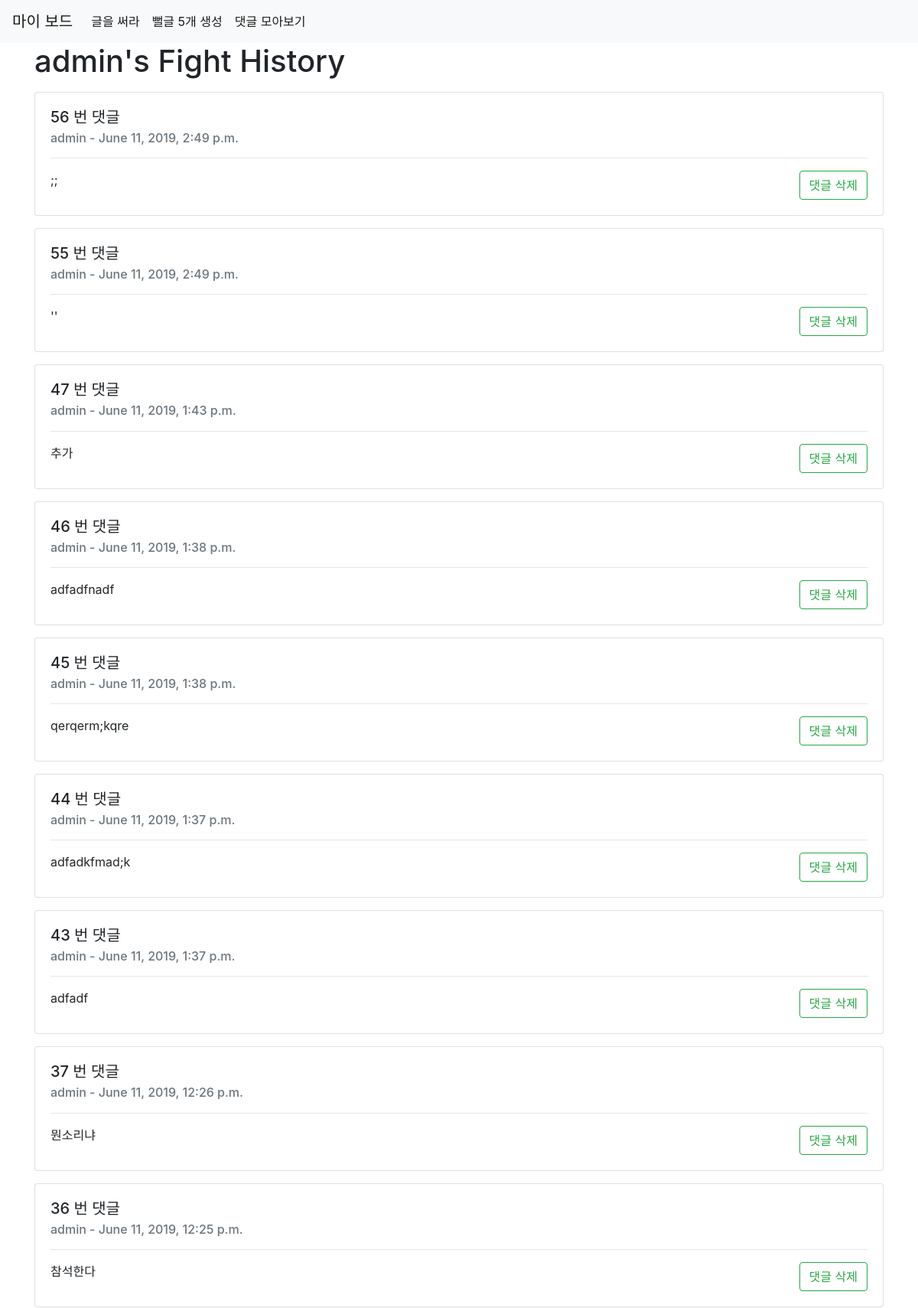
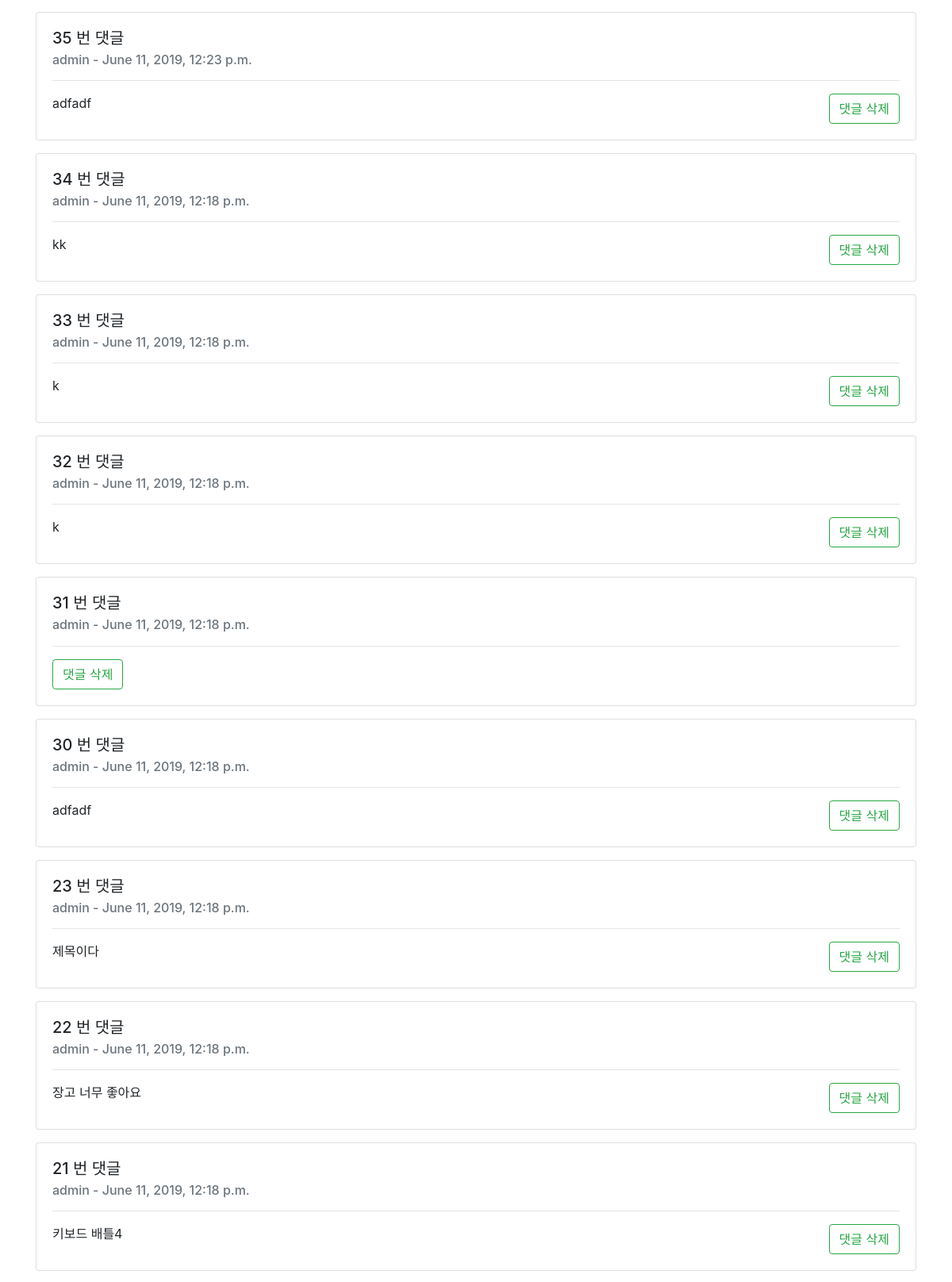
/articles/comment_all (signed in, upper part), run on the app's committed database (2 pictures, top to bottom).
### articles/models.py (models this page shows)
class Comment(models.Model):
    date = models.DateTimeField()   # 날짜
    content = models.TextField()  # 댓글
    article = models.ForeignKey(Article, on_delete=models.CASCADE)  # Article  Foreign Key
    user = models.ForeignKey(User, on_delete=models.CASCADE)  # User Foreign key

### articles/views.py (the view)
# urls.py: path('comment_all', views.comment_all, name='comment_all'),
def comment_all(request):
    context = {
    }
    return render(request, 'articles/comment_all.html', context)

### articles/templates/articles/comment_all.html (shortened to what this page needs)
{% extends 'articles/base.html' %}
{% block body %}
<h1>{{user}}'s Fight History</h1>
{% for comment in user.comment_set.all reversed %}
<div class="card my-3">
    <div class="card-body">
        <h5 class="card-title">{{comment.id}} 번 댓글</h5>
        <h6 class="card-subtitle mb-2 text-muted">{{comment.user}} - {{comment.date}}</h6>
        <hr>
        <p class="card-text d-flex justify-content-between">
            {{comment.content}}
            <a href="{% url 'articles:delete_comment' comment.article_id comment.id %}"
               class="btn btn-outline-success">댓글 삭제</a>
        </p>
    </div>
</div>
{% endfor %}
{% endblock %}

### data on the page
Comment: id "56", user "admin", date "June 11, 2019, 2:49 p.m.", content ";;"
Comment: id "55", user "admin", date "June 11, 2019, 2:49 p.m.", content "''"
Comment: id "47", user "admin", date "June 11, 2019, 1:43 p.m.", content "추가"
Comment: id "46", user "admin", date "June 11, 2019, 1:38 p.m.", content "adfadfnadf"
Comment: id "45", user "admin", date "June 11, 2019, 1:38 p.m.", content "qerqerm;kqre"
Comment: id "44", user "admin", date "June 11, 2019, 1:37 p.m.", content "adfadkfmad;k"
Comment: id "43", user "admin", date "June 11, 2019, 1:37 p.m.", content "adfadf"
Comment: id "37", user "admin", date "June 11, 2019, 12:26 p.m.", content "뭔소리냐"
Comment: id "36", user "admin", date "June 11, 2019, 12:25 p.m.", content "참석한다"
Comment: id "35", user "admin", date "June 11, 2019, 12:23 p.m.", content "adfadf"
Comment: id "34", user "admin", date "June 11, 2019, 12:18 p.m.", content "kk"
Comment: id "33", user "admin", date "June 11, 2019, 12:18 p.m.", content "k"
Comment: id "32", user "admin", date "June 11, 2019, 12:18 p.m.", content "k"
Comment: id "31", user "admin", date "June 11, 2019, 12:18 p.m."
Comment: id "30", user "admin", date "June 11, 2019, 12:18 p.m.", content "adfadf"
Comment: id "23", user "admin", date "June 11, 2019, 12:18 p.m.", content "제목이다"
Comment: id "22", user "admin", date "June 11, 2019, 12:18 p.m.", content "장고 너무 좋아요"
Comment: id "21", user "admin", date "June 11, 2019, 12:18 p.m.", content "키보드 배틀4"

### other printed values
{{ user }} "admin"
